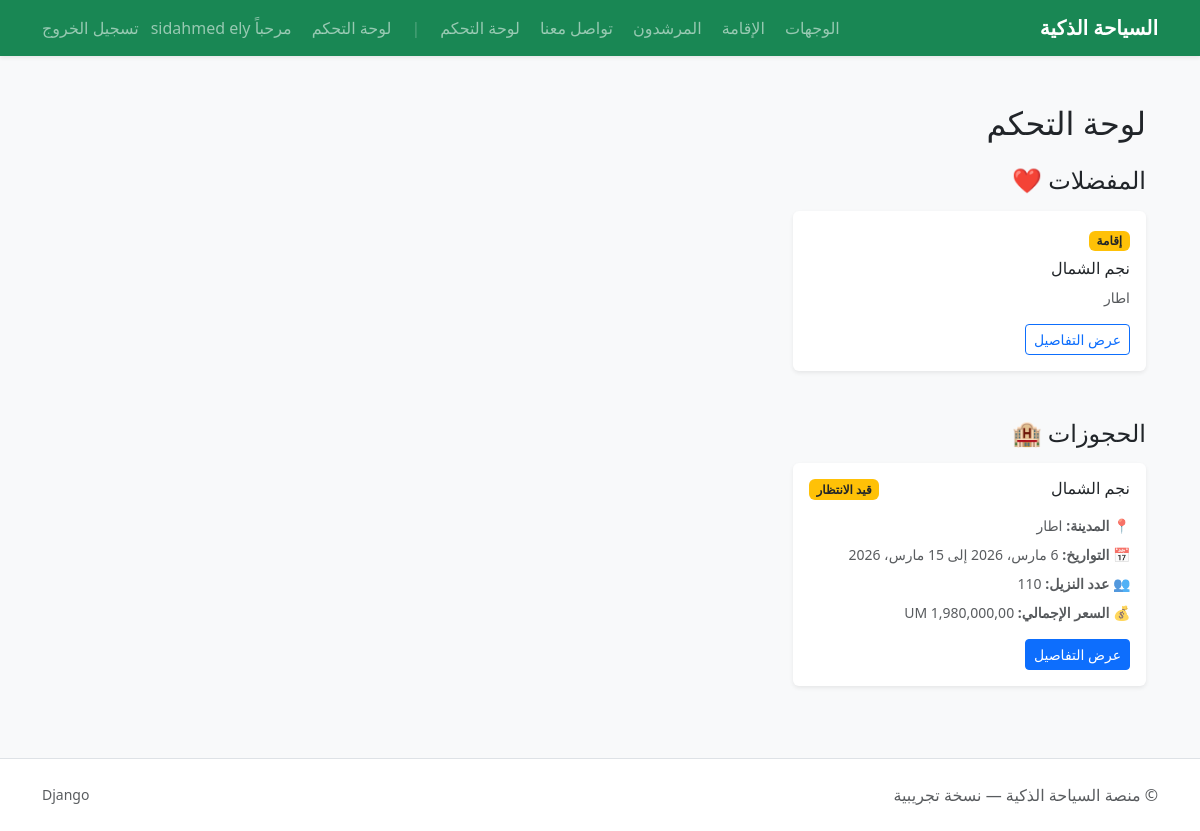
Page /accounts/dashboard/ (signed in) on the committed database.
### stays/models.py (models this page shows, shortened)
class StayFavorite(models.Model):
    user = models.ForeignKey(User, on_delete=models.CASCADE, related_name="favorite_stays")
    stay = models.ForeignKey(Stay, on_delete=models.CASCADE)
    added_at = models.DateTimeField(auto_now_add=True)
    class Meta:
        unique_together = ('user', 'stay')

class Stay(models.Model):
    STAY_TYPES = [
        ("hotel", "Hotel"),
        ("guesthouse", "Guest House"),
        ("hostel", "Hostel"),
    ]
    name = models.CharField(max_length=200)
    stay_type = models.CharField(max_length=20, choices=STAY_TYPES, default="hotel")
    city = models.CharField(max_length=120)
    start_price = models.DecimalField(max_digits=15, decimal_places=2, help_text="السعر باللأوقية (UM)")
    rating = models.DecimalField(max_digits=2, decimal_places=1, default=4.0)
    address = models.CharField(max_length=250, blank=True)
    latitude = models.FloatField(blank=True, null=True, help_text="خط العرض")
    longitude = models.FloatField(blank=True, null=True, help_text="خط الطول")
    description = models.TextField(blank=True)

class Booking(models.Model):
    STATUS_CHOICES = [
        ("pending", "En attente"),
        ("confirmed", "Confirmé"),
        ("cancelled", "Annulé"),
    ]
    stay = models.ForeignKey(Stay, on_delete=models.CASCADE, related_name="bookings")
    user = models.ForeignKey(User, on_delete=models.CASCADE)
    check_in = models.DateField()
    check_out = models.DateField()
    guests = models.IntegerField(default=1)
    total_price = models.DecimalField(max_digits=15, decimal_places=2, help_text="السعر الإجمالي باللأوقية (UM)")
    status = models.CharField(max_length=20, choices=STATUS_CHOICES, default="pending")
    created_at = models.DateTimeField(auto_now_add=True)
    class Meta:
        ordering = ["-created_at"]

### accounts/views.py (the view)
# urls.py: path("dashboard/", views.dashboard, name="dashboard"),
@login_required
def dashboard(request):
    dest_favs = DestinationFavorite.objects.filter(user=request.user)
    stay_favs = StayFavorite.objects.filter(user=request.user)
    bookings = Booking.objects.filter(user=request.user).order_by("-created_at")
    return render(request, "accounts/dashboard.html", {
        "dest_favs": dest_favs,
        "stay_favs": stay_favs,
        "bookings": bookings,
    })

### stays/templatetags/currency.py (called while the page is built)
@register.filter
def format_um(value):
    if value is None:
        return "0,00 UM"
    try:
        value = Decimal(str(value))
        formatted = f"{value:,.2f}".replace(',', '|').replace('.', ',').replace('|', ',')
        return f"{formatted} UM"
    except:
        return f"{value} UM"

### templates/accounts/dashboard.html (shortened to what this page needs)
{% extends "base.html" %}
{% load currency %}
{% block content %}
<div class="container py-4">
  <h2 class="mb-4">لوحة التحكم</h2>
  {% if dest_favs or stay_favs %}
    <h4 class="mb-3">المفضلات ❤️</h4>
    <div class="row g-3 mb-5">
      {% for f in stay_favs %}
        <div class="col-md-6 col-lg-4">
          <div class="card border-0 shadow-sm h-100">
            <div class="card-body">
              <div class="badge bg-warning mb-2 text-dark">إقامة</div>
              <h6 class="card-title">{{ f.stay.name }}</h6>
              <p class="text-muted small mb-3">{{ f.stay.city }}</p>
              <a href="{% url 'stay_detail' f.stay.id %}" class="btn btn-sm btn-outline-primary">عرض التفاصيل</a>
            </div>
          </div>
        </div>
      {% endfor %}
    </div>
  {% endif %}
  <h4 class="mb-3">الحجوزات 🏨</h4>
  {% if bookings %}
    <div class="row g-3">
      {% for b in bookings %}
        <div class="col-md-6 col-lg-4">
          <div class="card border-0 shadow-sm h-100">
            <div class="card-body">
              <div class="d-flex justify-content-between align-items-start mb-2">
                <h6 class="card-title">{{ b.stay.name }}</h6>
                {% if b.status == 'pending' %}
                  <span class="badge bg-warning text-dark">قيد الانتظار</span>
                {% elif b.status == 'confirmed' %}
                  <span class="badge bg-success">مؤكد</span>
                {% else %}
                  <span class="badge bg-danger">ملغى</span>
                {% endif %}
              </div>
              <div class="booking-details small text-muted mb-3">
                <div class="mb-2">
                  <strong>📍 المدينة:</strong> {{ b.stay.city }}
                </div>
                <div class="mb-2">
                  <strong>📅 التواريخ:</strong> {{ b.check_in }} إلى {{ b.check_out }}
                </div>
                <div class="mb-2">
                  <strong>👥 عدد النزيل:</strong> {{ b.guests }}
                </div>
                <div class="mb-2">
                  <strong>💰 السعر الإجمالي:</strong> {{ b.total_price|format_um }}
                </div>
              </div>
              <a href="{% url 'booking_detail' b.id %}" class="btn btn-sm btn-primary">عرض التفاصيل</a>
            </div>
          </div>
        </div>
      {% endfor %}
    </div>
  {% else %}
    <div class="alert alert-info alert-dismissible fade show" role="alert">
      <h5>لم تقم بأي حجوزات بعد</h5>
      <p class="mb-0">استكشف الإقامات المتاحة وقم بحجز واحدة الآن!</p>
      <a href="{% url 'stay_list' %}" class="btn btn-sm btn-info mt-3">استكشف الإقامات</a>
    </div>
  {% endif %}
</div>
{% endblock %}

### templates/base.html (shortened to what this page needs)
<!doctype html>
<html lang="ar" dir="rtl">
<head>
  <link href="https://cdn.jsdelivr.net/npm/bootstrap@5.3.3/dist/css/bootstrap.rtl.min.css" rel="stylesheet">
  <link rel="stylesheet" href="https://cdnjs.cloudflare.com/ajax/libs/font-awesome/6.4.0/css/all.min.css">
</head>
<body class="bg-light">
<nav class="navbar navbar-expand-lg navbar-dark bg-success shadow-sm">
  <div class="container">
    <a class="navbar-brand fw-bold" href="/">السياحة الذكية</a>
    <div class="collapse navbar-collapse" id="nav">
  <ul class="navbar-nav ms-auto gap-1 align-items-lg-center">
    <li class="nav-item"><a class="nav-link" href="/destinations/">الوجهات</a></li>
    <li class="nav-item"><a class="nav-link" href="/stays/">الإقامة</a></li>
    <li class="nav-item"><a class="nav-link" href="/guides/">المرشدون</a></li>
    <li class="nav-item"><a class="nav-link" href="{% url 'contact' %}">تواصل معنا</a></li>
    <li class="nav-item"><a class="nav-link" href="/admin/">لوحة التحكم</a></li>
    <li class="nav-item"><span class="nav-link disabled">|</span></li>
    {% if user.is_authenticated %}
  <li class="nav-item"><a class="nav-link" href="{% url 'dashboard' %}">لوحة التحكم</a></li>
  <li class="nav-item">
    <span class="nav-link">مرحباً {{ user.username }}</span>
  </li>
  <li class="nav-item">
    <form method="post" action="{% url 'logout' %}" class="d-inline">
      <button type="submit" class="btn btn-link nav-link p-0">تسجيل الخروج</button>
    </form>
  </li>
{% endif %}
  </ul>
</div>
  </div>
</nav>
<main class="container my-4">
  {% block content %}{% endblock %}
</main>
<footer class="py-4 mt-5 border-top bg-white">
  <div class="container d-flex flex-column flex-md-row gap-2 justify-content-between align-items-center">
    <div class="text-muted">© منصة السياحة الذكية — نسخة تجريبية</div>
    <div class="text-muted small">Django</div>
  </div>
</footer>
</body>
</html>

### rows in the picture
StayFavorite: stay.name "نجم الشمال", stay.city "اطار"
Booking: stay.name "نجم الشمال", status "قيد الانتظار", stay.city "اطار", check_in "6 مارس، 2026", check_out "15 مارس، 2026", guests "110", total_price "1,980,000,00 UM"

### other values in the picture
{{ user.username }} "sidahmed ely"
